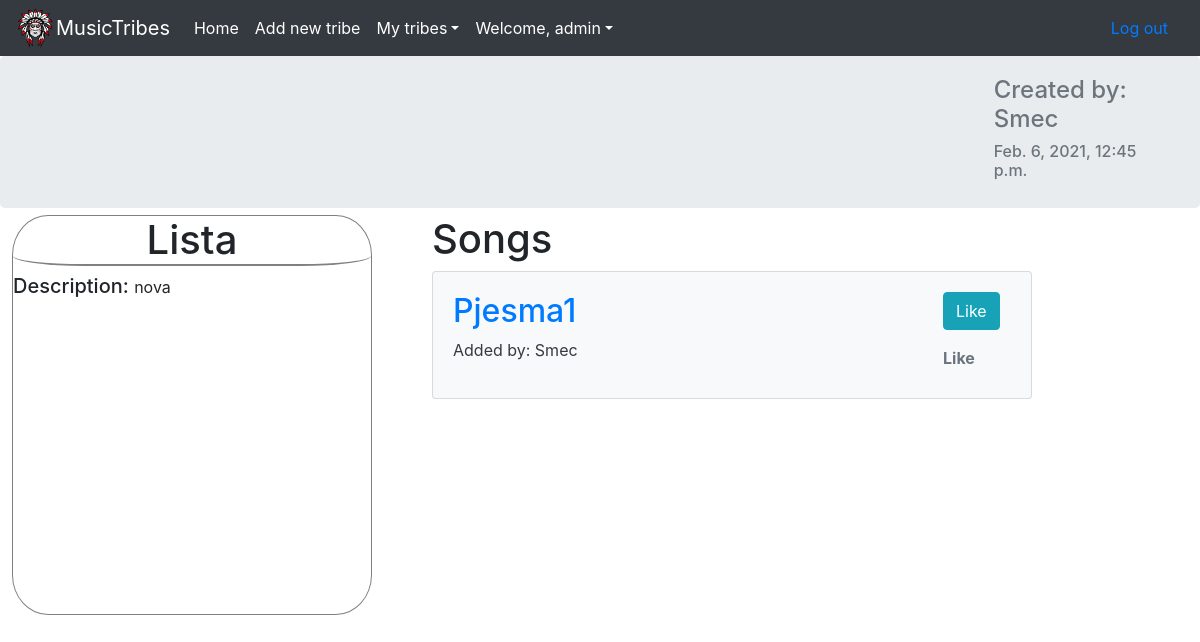
/tribes/1/playlist/1 (signed in), run on an earlier commit of the app's database.
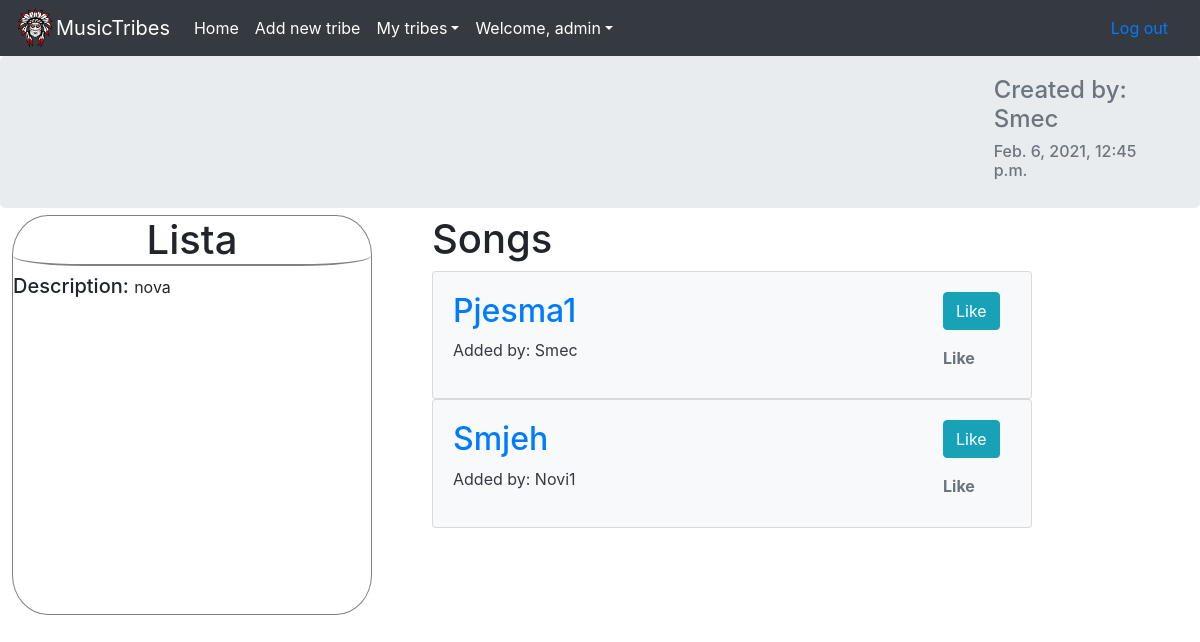
And on a later commit of the database.
### app/models.py (models this page shows, shortened)
class TimeStamped(models.Model):
    created_at = models.DateTimeField(editable=False)
    updated_at = models.DateTimeField(editable=False)
    class Meta:
        abstract = True

class Playlist(TimeStamped):
    tribe = models.ForeignKey(Tribe,on_delete=models.CASCADE)
    name = models.CharField(unique=False,blank=False,max_length=128)
    creator = models.ForeignKey(Profile,on_delete=models.CASCADE,default=1)
    description = models.TextField(max_length=1000)

class Song(TimeStamped):
    url = models.CharField(max_length=60,unique=False,blank=False)
    title = models.CharField(blank=False,max_length=200)
    creator = models.ForeignKey(Profile,on_delete=models.CASCADE)
    playlist = models.ForeignKey(Playlist,on_delete=models.CASCADE)
    likes = models.ManyToManyField(Profile, related_name='song_like')

### accounts/models.py (models this page shows)
class Profile(models.Model):
    user = models.OneToOneField(User, on_delete=models.CASCADE)
    bio = models.TextField(max_length=1000, blank=True)
    avatarurl =  models.CharField(max_length=1000,default="https://icon-library.com/images/unknown-person-icon/unknown-person-icon-17.jpg",blank=True)
    tribes = models.ManyToManyField('app.Tribe',blank=True)
    avatar_img = models.ImageField(upload_to='images',blank = True)
    def __str__(self):
        return self.user.username

### app/views.py (the view)
# urls.py: path('<int:tribe_id>/playlist/<int:playlist_id>', views.playlist, name='playlist'),
def playlist(request,tribe_id,playlist_id):
    tribe = get_object_or_404(Tribe,pk = tribe_id)
    playlist = Playlist.objects.filter(tribe=tribe,pk=playlist_id)
    songs = Song.objects.filter(playlist=playlist.first())
    songs_likes = []
    for song in songs:
        if user_liked_song(request.user,song):
            songs_likes.append(True)
        else:
            songs_likes.append(False)
    playlist = playlist[0]
    if request.user.is_authenticated:
        is_member = is_member_of_tribe(request.user,tribe)
    else:
        is_member = False
    context={"playlist":playlist,
            "songs":songs,
            "tribe":tribe,
            "is_member_of_tribe": is_member,
            "songs_likes":songs_likes
            }
    return render(request,"app/playlist.html",context)

### app/utils.py (called while the page is built)
def is_member_of_tribe(user,tribe):
    profile = Profile.objects.filter(user=user).first()
    if tribe in profile.tribes.all():
        return True
    else:
        return False

def user_liked_song(user,song):
    profile = Profile.objects.filter(user=user).first()
    if profile in song.likes.all():
        return True
    else:
        return False

### app/templates/app/playlist.html (shortened to what this page needs)
{% extends 'app/base.html' %}
{%load static%}
{% block content %}
<div class="jumbotron d-flex">
    <div class="container-fluid">
        <div class="row">
            <div class="col-3">
            </div>
            <div class="col-lg-7">
            </div>
            <div class="col-2">
                <h4 class="text-muted">Created by: {{playlist.creator}}</h4>
                <h6 class = "text-muted">{{playlist.created_at}}</h6>
            </div>
        </div>
    </div>
</div>
<div class = "playlist-main-container">
    <div class ="description-container">
        <h1 id="playlist-name">{{playlist.name}}</h1>
        <h5 style="display:inline;">Description: </h5>
        <p style="display:inline;">{{playlist.description}}</p>
    </div>
    <div class ="songs-container">
        <h1>Songs</h1>
        {% for song in songs %}
        <div class="card bg-light text-dark">
            <div class="card-body row">
                <div class="col-10">
                    <a href="{{ song.url }}"><h2>{{ song.title }}</h2></a>
                    <p>Added by: {{ song.creator }}</p>
                </div>
                <div class="col-2">
                    {% if user == playlist.creator.user or user.is_superuser or user == tribe.chieftain or user.profile == song.creator%}
                    <form action="{% url 'app:like' song.id %}" method="POST">
                        {% if post_is_liked %}
                        <button type="submit" name="blogpost_id" value="{{object.id}}" class="btn btn-info">Unlike</button>
                        {% else %}
                        <button type="submit" name="blogpost_id" value="{{object.id}}" class="btn btn-info">Like</button>
                        {% endif %}
                      </form>
                    {% else %}
                      <a class="btn btn-outline-info" href="{% url 'login' %}?next={{request.path}}">Log in to like this article!</a><br>
                    {% endif %}
                    <strong class="text-secondary">{{ number_of_likes }} Like{{ number_of_likes|pluralize }}</strong>
                </div>
            </div>
        </div>
            {%empty%}
            <h5 class="text-muted">Playlist is empty.</h5>
            {% endfor %}
    {% endblock %}

### app/templates/app/base.html (shortened to what this page needs)
{% load static %}
<html lang="en">
  <head>
    <link rel="stylesheet" href="https://maxcdn.bootstrapcdn.com/bootstrap/4.0.0/css/bootstrap.min.css">
    <link rel="stylesheet" type="text/css" href="{% static '/app/css/base.css' %}">
    <link rel="stylesheet" href="https://cdnjs.cloudflare.com/ajax/libs/font-awesome/4.7.0/css/font-awesome.min.css">
  </head>
  <body>
    <div class="navbar-container">
    <nav class="navbar navbar-expand-md navbar-dark bg-dark">
    <img src="{% static '/app/chieftain-logo.png' %}" width="40" height="40" alt="">
      <div class="navbar-brand" href="#">MusicTribes</div>
      <div class="collapse navbar-collapse" id="navbarsExampleDefault">
        <ul class="navbar-nav mr-auto">
          <li class="nav-item active">
            <a class="nav-link" href="{%url 'app:index'%}">Home <span class="sr-only">(current)</span></a>
          </li>
          {% if user.is_authenticated %}
          <li class="nav-item active">
            <a class="nav-link " href="{% url 'app:create_tribe' %}">Add new tribe</a>
          </li>
          <li class="nav-item dropdown active">
            <a class="nav-link dropdown-toggle" href="" id="dropdown01" data-toggle="dropdown" aria-haspopup="true" aria-expanded="false">My tribes</a>
          </li>
          {% endif %}
          {% if user.is_authenticated %}
          <li class="nav-item dropdown active">
            <a class="nav-link dropdown-toggle" href="" id="dropdown01" data-toggle="dropdown" aria-haspopup="true" aria-expanded="false">Welcome, {{user.username}}</a>
          </li>
        </ul>
        <a class="nav-link float-right" href="{% url 'logout' %}">Log out</a>
        {% else %}
        <a class="nav-link float-right" href="{% url 'login' %}">Log in</a>
        <a class="nav-link" href="{% url 'accounts:signup' %}">Sign up</a>
        {% endif %}
      </div>
    </nav>
  </div>
    <div class="container-main">
      {% block content %}
      {% endblock %}
    </div>
  </body>
</html>

### app/static/app/css/base.css (style rules this page uses)
.jumbotron { padding-bottom: 20px; padding-top: 20px; margin-bottom: -5px; }
.songs-container { width:50%; margin-top:1%; }
.description-container { margin-left:1%; margin-right:5%; margin-top:1%; border:solid gray 1px; border-radius:10%; width:30%; min-height:400px; }
.playlist-main-container { display:flex; }
#playlist-name { text-align:center; border-bottom:solid gray 2px; border-radius:20%; }

What changed in the data, as far as the page shows it:
added Song: title "Smjeh", creator "Novi1"
